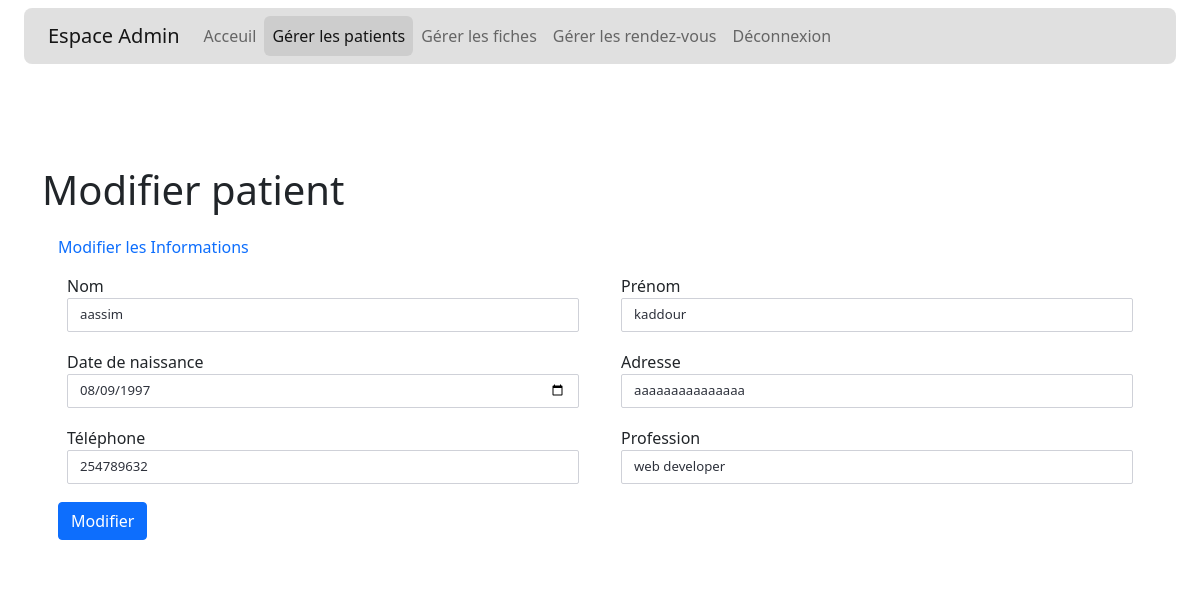
Page /manage_patient/edit_patient.php?id=2 (signed in) on the committed database.
### tables this page shows
CREATE TABLE `patient` (
  `id` int(11) NOT NULL,
  `nom` varchar(45) NOT NULL,
  `prenom` varchar(45) NOT NULL,
  `date_de_naissance` date NOT NULL,
  `adresse` varchar(45) DEFAULT NULL,
  `tel` varchar(45) DEFAULT NULL,
  `profession` varchar(45) DEFAULT NULL
);

### src/services/patient_service.php (called while the page is built, shortened)
<?php
include($_SERVER["DOCUMENT_ROOT"]."/src/models/patient.php");
class patient_service
{
    protected $_db;
    public function __construct(PDO $db)
    {
        $this->_db = $db;
    }
    public function getById($id)
    {
        $sql="SELECT * FROM patient WHERE id=$id";
        $result = $this->_db->query($sql);
        while($donneee=$result->fetch()){
            $_patient = new patient($donneee['id'],$donneee['nom'],$donneee['prenom'],$donneee['date_de_naissance'],$donneee['adresse'],$donneee['tel'],$donneee['profession']);
        }
        return $_patient;
    }
}

### src/models/patient.php (called while the page is built, shortened)
<?php
class patient
{
    protected $first_name;
    protected $last_name;
    protected $anniversary;
    protected $address;
    protected $tel;
    protected $work;
    public function __construct($id, $first_name, $last_name,$anniversary,$address,$tel,$work)
    {
       $this->first_name = $first_name;
       $this->last_name = $last_name;
       $this->anniversary = $anniversary;
       $this->address = $address;
       $this->tel = $tel;
       $this->work = $work;
    }
    public function getFirst_name()
    {
        return $this->first_name;
    }
    public function getLast_name()
    {
        return $this->last_name;
    }
    public function getAnniversary()
    {
        return $this->anniversary;
    }
    public function getAddress()
    {
        return $this->address;
    }
    public function getTel()
    {
        return $this->tel;
    }
    public function getWork()
    {
        return $this->work;
    }
}
?>

### manage_patient/edit_patient.php (the view, shortened to what this page needs)
<?php
if(isset($_GET['id'])) {
    $id_get = $_GET['id'];
}
include("../src/services/patient_service.php");
include('../db/config.php');
?>
<!DOCTYPE html>
<html lang="fr">
<head>
    <link href="https://cdn.jsdelivr.net/npm/bootstrap@5.1.0/dist/css/bootstrap.min.css" rel="stylesheet"
>
    <link href="../assets/style.css" rel="stylesheet">
</head>
<body>
    <nav class="navbar navbar-light " aria-label="First navbar example">
        <div class="container-fluid">
            <div class="row" style="width: 100%;margin: auto;">
                <div class="col-md-12 col-lg-12">
                    <nav class="navbar navbar-expand-lg navbar-light bg-light" style="
    background-color: #d6d6d6bf !important;
    border-radius: 8px;
">
                        <div class="container-fluid">
                            <a class="navbar-brand" href="/">Espace Admin</a>
                            <div class="collapse navbar-collapse" id="navbarSupportedContent">
                                <ul class="navbar-nav me-auto mb-2 mb-lg-0">
                                    <li class="nav-item">
                                        <a class="nav-link" aria-current="page" href="/">Acceuil</a>
                                    </li>
                                    <li class="nav-item">
                                        <a class="nav-link active" href="/manage_patient/">Gérer les patients</a>
                                    </li>
                                    <li class="nav-item">
                                        <a class="nav-link" href="/manage_fiche/">Gérer les fiches</a>
                                    </li>
                                    <li class="nav-item">
                                        <a class="nav-link" href="/manage_appointment/">Gérer les rendez-vous</a>
                                    </li>
                                    <li class="nav-item">
                                        <a class="nav-link" href="/logout.php">Déconnexion</a>
                                    </li>
                                </ul>
                            </div>
                        </div>
                    </nav>
                </div>
            </div>
        </div>
    </nav>
    <?php
                    $patient_service = new patient_service($db);
                    if($id_get != ''){
                        $patient_by_id = $patient_service->getById($id_get);
                    }
            ?>
    <div class="container" style="margin-top: 94px;">
        <h1>Modifier patient</h1>
        <div class="row gutters">
            <div class="col-xl-12 col-lg-12 col-md-12 col-sm-12 col-12">
                <div class="card h-100">
                    <div class="card-body">
                        <form action="edit_patient_action.php" method="post">
                            <div class="row gutters">
                                <div class="col-xl-12 col-lg-12 col-md-12 col-sm-12 col-12">
                                    <h6 class="mb-2 text-primary">Modifier les Informations</h6>
                                </div>
                                <div class="col-xl-6 col-lg-6 col-md-6 col-sm-6 col-12">
                                    <div class="form-group">
                                        <label for="Nom">Nom</label>
                                        <input name="nom" value="<?php echo $patient_by_id->getFirst_name(); ?>"
                                            type="text" class="form-control" id="Nom" placeholder="Nom" required>
                                    </div>
                                </div>
                                <div class="col-xl-6 col-lg-6 col-md-6 col-sm-6 col-12">
                                    <div class="form-group">
                                        <label for="Prenom">Prénom</label>
                                        <input name="prenom" value="<?php echo $patient_by_id->getLast_name(); ?>"
                                            type="text" class="form-control" id="Prenom" placeholder="Prénom" required>
                                    </div>
                                </div>
                                <div class="col-xl-6 col-lg-6 col-md-6 col-sm-6 col-12">
                                    <div class="form-group">
                                        <label for="Date">Date de naissance</label>
                                        <input name="date" type="date"
                                            value="<?php echo $patient_by_id->getAnniversary(); ?>"
                                            max="<?php echo date("Y-m-d"); ?>" class="form-control" id="Date" required>
                                    </div>
                                </div>
                                <div class="col-xl-6 col-lg-6 col-md-6 col-sm-6 col-12">
                                    <div class="form-group">
                                        <label for="Adresse">Adresse</label>
                                        <input name="adresse" value="<?php echo $patient_by_id->getAddress(); ?>"
                                            type="text" class="form-control" id="Adresse" placeholder="Adresse"
                                            required>
                                    </div>
                                </div>
                            </div>
                            <div class="row gutters">
                                <div class="col-xl-6 col-lg-6 col-md-6 col-sm-6 col-12">
                                    <div class="form-group">
                                        <label for="tel">Téléphone</label>
                                        <input name="tel" value="<?php echo $patient_by_id->getTel(); ?>" type="text"
                                            class="form-control" id="tel" placeholder="Téléphone" required>
                                    </div>
                                </div>
                                <div class="col-xl-6 col-lg-6 col-md-6 col-sm-6 col-12">
                                    <div class="form-group">
                                        <label for="Profession">Profession</label>
                                        <input name="profession" value="<?php echo $patient_by_id->getWork(); ?>"
                                            type="text" class="form-control" id="Profession" placeholder="Profession"
                                            required>
                                    </div>
                                </div>
                            </div>
                            <div class="row gutters">
                                <div class="col-xl-12 col-lg-12 col-md-12 col-sm-12 col-12">
                                    <div class="text-right" style=" margin-top: 9px; ">
                                        <input type="submit" id="submit" value="Modifier"
                                            class="btn btn-primary"></input>
                                    </div>
                                </div>
                            </div>
                        </form>
                    </div>
                </div>
            </div>
        </div>
    </div>
</body>
</html>

### assets/style.css (style rules this page uses)
.navbar-light .navbar-nav .nav-link.active, .navbar-light .navbar-nav .show > .nav-link { background-color: #cdcdcd !important; border-radius: 6px; }
.form-control { border: 1px solid #cfd1d8; -webkit-border-radius: 2px; -moz-border-radius: 2px; border-radius: 2px; font-size: 0.825rem; background: #ffffff; color: #2e323c; }
.card { background: #ffffff; -webkit-border-radius: 5px; -moz-border-radius: 5px; border-radius: 5px; border: 0; margin-bottom: 1rem; }
.form-group { margin: 9px; }

### rows in the picture
patient: nom "aassim", prenom "kaddour", date "08/09/1997", adresse "aaaaaaaaaaaaaaa", tel "254789632", profession "web developer"
